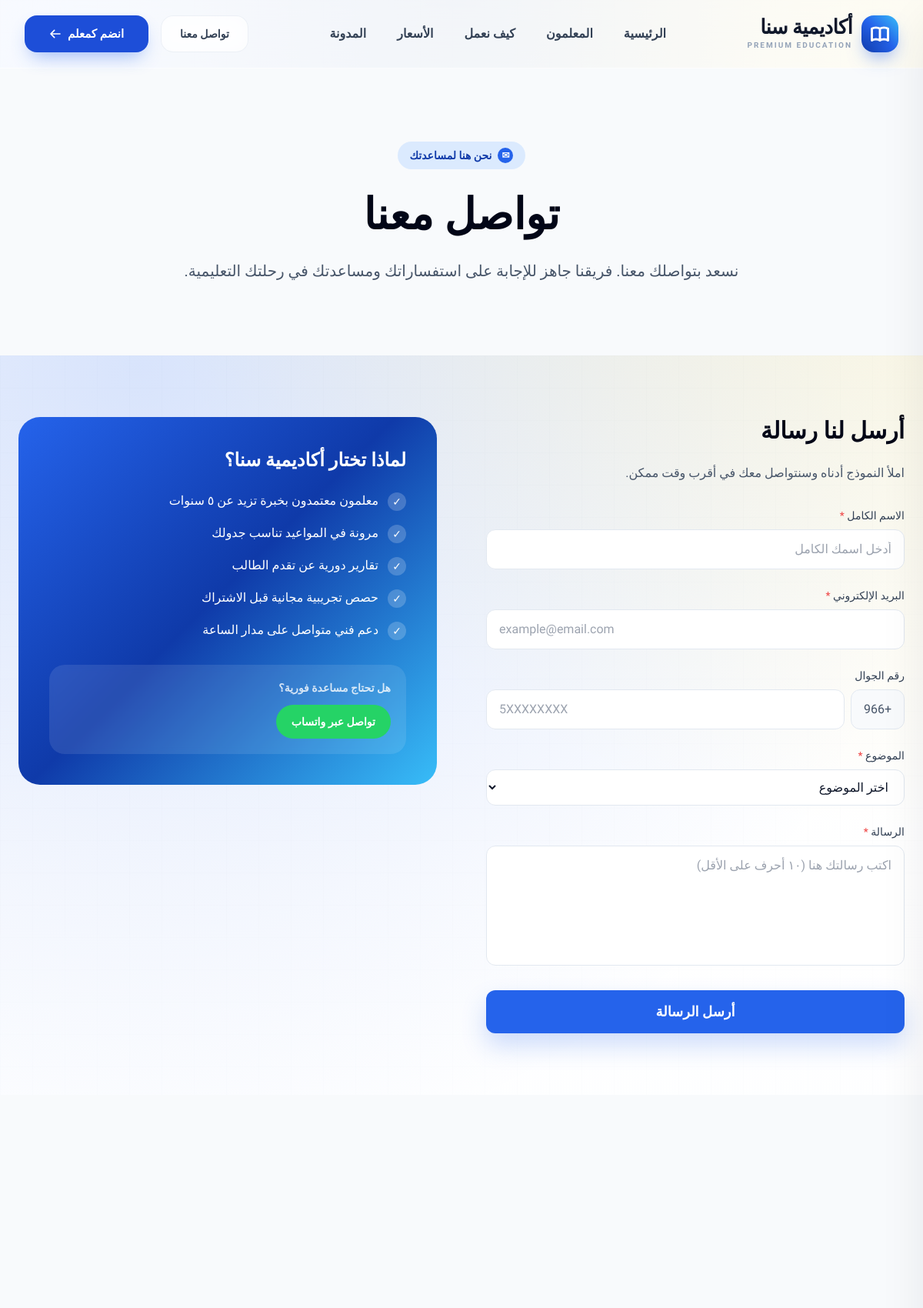
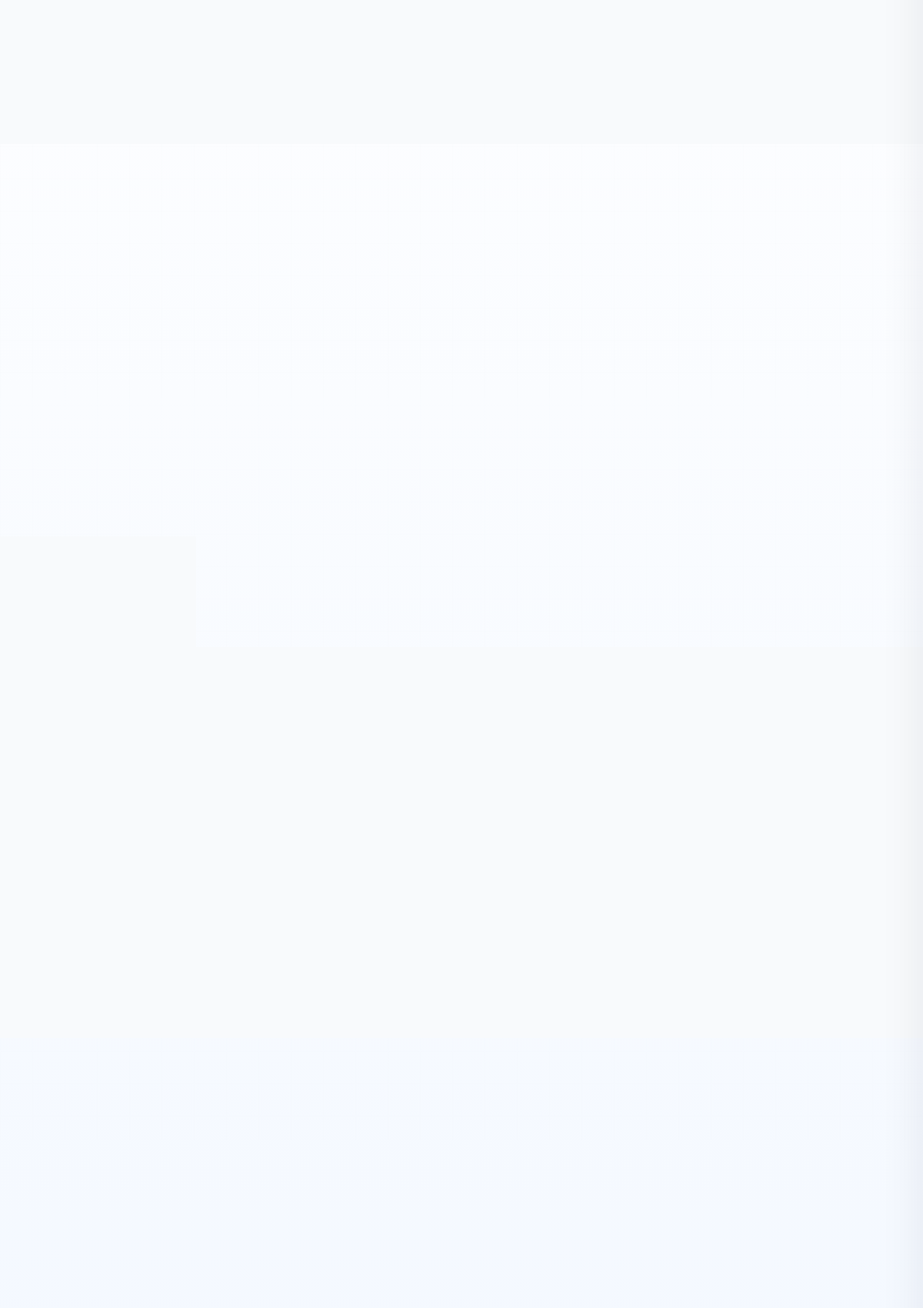
Page /contact/ (upper part) on the committed database (2 pictures, top to bottom).
### apps/main/models.py (models this page shows, shortened)
class SiteSettings(models.Model):
    site_name = models.CharField('اسم الموقع', max_length=100, blank=True, default='Sana Academy')
    site_description = models.TextField('وصف الموقع', blank=True)
    logo = models.ImageField('الشعار', upload_to='site/', blank=True)
    logo_white = models.ImageField('الشعار الأبيض', upload_to='site/', blank=True)
    phone = models.CharField('رقم الهاتف', max_length=20, blank=True)
    email = models.EmailField('البريد الإلكتروني', blank=True)
    whatsapp = models.CharField('واتساب', max_length=20, blank=True)
    address = models.CharField('العنوان', max_length=200, blank=True)
    google_maps_url = models.URLField('رابط خريطة جوجل', blank=True)
    copyright_text = models.CharField('نص حقوق النشر', max_length=200, blank=True)
    accreditation_text = models.TextField('نص الاعتماد', blank=True)
    accreditation_badge = models.ImageField('شارة الاعتماد', upload_to='site/', blank=True)
    class Meta:
        verbose_name = 'إعدادات الموقع'
        verbose_name_plural = 'إعدادات الموقع'

### apps/contact/models.py (models this page shows, shortened)
class ContactPageSettings(SeoModel):
    hero_title = models.CharField('عنوان الهيرو', max_length=200, blank=True)
    hero_subtitle = models.TextField('العنوان الفرعي للهيرو', blank=True)
    class Meta:
        verbose_name = 'إعدادات صفحة التواصل'
        verbose_name_plural = 'إعدادات صفحة التواصل'

class WhyChoosePoint(ActiveOrderedModel):
    text = models.CharField('النص', max_length=300)
    class Meta:
        ordering = ['order', 'id']
        verbose_name = 'سبب الاختيار'
        verbose_name_plural = 'أسباب الاختيار'

### apps/contact/views.py (the view)
# urls.py: path('contact/', views.contact_page, name='contact'),
def contact_page(request):
    if request.method == 'POST':
        form = ContactSubmissionForm(request.POST)
        if form.is_valid():
            submission = form.save(commit=False)
            submission.is_read = False
            submission.save()
            messages.success(request, 'تم إرسال رسالتك بنجاح! سنرد عليك في أقرب وقت ممكن.')
            return redirect('contact:contact')
    else:
        form = ContactSubmissionForm()
    site_contact = SiteSettings.objects.first()
    page_settings = get_singleton_instance(ContactPageSettings)
    context = {
        'page_meta': page_settings,
        'page_settings': page_settings,
        'form': form,
        'why_choose_points': get_active_ordered_queryset(WhyChoosePoint) or [],
        'operating_hours': get_active_ordered_queryset(OperatingHours) or [],
        'contact_faqs': get_active_ordered_queryset(ContactFAQ) or [],
        'site_contact': site_contact,
        'cta': CTABlock.objects.filter(slug='contact-cta', is_active=True).first(),
    }
    return render(request, 'contact.html', context)

### apps/contact/templates/contact.html (shortened to what this page needs)
{% extends 'base.html' %}
{% block content %}
  <main id="page-content" class="pt-[88px]">
    <section class="relative overflow-hidden bg-slate-50 px-4 py-16 md:px-6 md:py-24">
      <div class="mx-auto max-w-[1500px]">
        <div class="animate-on-scroll mx-auto max-w-3xl text-center">
          <div
            class="mb-6 inline-flex items-center gap-2 rounded-full bg-brand-100 px-4 py-2 text-sm font-semibold text-brand-700">
            <span class="inline-flex h-5 w-5 items-center justify-center rounded-full bg-brand-500 text-xs text-white">✉</span>
            نحن هنا لمساعدتك
          </div>
          <h1 class="text-[32px] font-bold leading-tight text-slate-950 md:text-[48px] lg:text-[56px]">
            {{ page_settings.hero_title|default:'تواصل معنا' }}
          </h1>
          <p class="mt-6 text-lg text-slate-600 md:text-xl">
            {{ page_settings.hero_subtitle|default:'نسعد بتواصلك معنا. فريقنا جاهز للإجابة على استفساراتك ومساعدتك في رحلتك التعليمية.' }}
          </p>
        </div>
      </div>
    </section>
    <section class="px-4 py-16 md:px-6 md:py-20">
      <div class="mx-auto max-w-[1500px]">
        <div class="grid gap-12 lg:grid-cols-2 lg:gap-16">
          <div class="animate-on-scroll">
            <h2 class="mb-6 text-2xl font-bold text-slate-950 md:text-3xl">
              أرسل لنا رسالة
            </h2>
            <p class="mb-8 text-slate-600">
              املأ النموذج أدناه وسنتواصل معك في أقرب وقت ممكن.
            </p>
            <form method="post" novalidate class="space-y-6">
              <div>
                <label for="{{ form.full_name.id_for_label }}" class="mb-2 block text-sm font-medium text-slate-700">{{ form.full_name.label }} <span class="text-red-500">*</span></label>
                <input type="text" id="{{ form.full_name.id_for_label }}" name="{{ form.full_name.html_name }}" value="{{ form.full_name.value|default:'' }}"
                  class="w-full rounded-xl border border-slate-200 bg-white px-4 py-3 text-slate-900 transition focus:border-brand-500 focus:outline-none focus:ring-2 focus:ring-brand-500/20"
                  placeholder="أدخل اسمك الكامل" />
              </div>
              <div>
                <label for="{{ form.email.id_for_label }}" class="mb-2 block text-sm font-medium text-slate-700">{{ form.email.label }} <span class="text-red-500">*</span></label>
                <input type="email" id="{{ form.email.id_for_label }}" name="{{ form.email.html_name }}" value="{{ form.email.value|default:'' }}"
                  class="w-full rounded-xl border border-slate-200 bg-white px-4 py-3 text-slate-900 transition focus:border-brand-500 focus:outline-none focus:ring-2 focus:ring-brand-500/20"
                  placeholder="example@email.com" dir="ltr" />
              </div>
              <div>
                <label for="{{ form.phone.id_for_label }}" class="mb-2 block text-sm font-medium text-slate-700">{{ form.phone.label }}</label>
                <div class="flex items-center gap-2">
                  <span
                    class="shrink-0 rounded-xl border border-slate-200 bg-slate-50 px-4 py-3 text-slate-600">+966</span>
                  <input type="tel" id="{{ form.phone.id_for_label }}" name="{{ form.phone.html_name }}" value="{{ form.phone.value|default:'' }}"
                    class="w-full rounded-xl border border-slate-200 bg-white px-4 py-3 text-slate-900 transition focus:border-brand-500 focus:outline-none focus:ring-2 focus:ring-brand-500/20"
                    placeholder="5XXXXXXXX" dir="ltr" />
                </div>
              </div>
              <div>
                <label for="{{ form.subject.id_for_label }}" class="mb-2 block text-sm font-medium text-slate-700">{{ form.subject.label }} <span class="text-red-500">*</span></label>
                <select id="{{ form.subject.id_for_label }}" name="{{ form.subject.html_name }}"
                  class="w-full rounded-xl border border-slate-200 bg-white px-4 py-3 text-slate-900 transition focus:border-brand-500 focus:outline-none focus:ring-2 focus:ring-brand-500/20">
                  <option value="">اختر الموضوع</option>
                </select>
              </div>
              <div>
                <label for="{{ form.message.id_for_label }}" class="mb-2 block text-sm font-medium text-slate-700">{{ form.message.label }} <span class="text-red-500">*</span></label>
                <textarea id="{{ form.message.id_for_label }}" name="{{ form.message.html_name }}" rows="5"
                  class="w-full resize-none rounded-xl border border-slate-200 bg-white px-4 py-3 text-slate-900 transition focus:border-brand-500 focus:outline-none focus:ring-2 focus:ring-brand-500/20"
                  placeholder="اكتب رسالتك هنا (١٠ أحرف على الأقل)">{{ form.message.value|default:'' }}</textarea>
              </div>
              <button type="submit"
                class="inline-flex h-14 w-full items-center justify-center rounded-xl bg-brand-500 px-8 text-lg font-semibold text-white shadow-[0_16px_32px_rgba(37,99,235,0.22)] transition hover:bg-brand-700 focus:outline-none focus:ring-2 focus:ring-brand-500 focus:ring-offset-2">
                أرسل الرسالة
              </button>
            </form>
          </div>
          <div class="animate-on-scroll">
            <div class="rounded-[28px] bg-brand-gradient p-8 text-white md:p-10">
              <h3 class="text-xl font-bold md:text-2xl">
                لماذا تختار أكاديمية سنا؟
              </h3>
              <ul class="mt-6 space-y-4">
                {% for point in why_choose_points %}
                  <li class="flex items-start gap-3">
                    <span class="mt-0.5 inline-flex h-6 w-6 shrink-0 items-center justify-center rounded-full bg-white/20 text-sm">✓</span>
                    <span>{{ point.text }}</span>
                  </li>
                {% endfor %}
              </ul>
              <div class="mt-8 rounded-[20px] bg-white/10 p-5 backdrop-blur-sm">
                <p class="text-sm font-semibold text-white/80">
                  هل تحتاج مساعدة فورية؟
                </p>
                <a href="https://wa.me/{{ site_contact.whatsapp|default:'966500000000' }}"
                  class="mt-3 inline-flex items-center gap-2 rounded-full bg-[#25D366] px-5 py-3 text-sm font-semibold text-white transition hover:bg-[#128c47]">
                  تواصل عبر واتساب
                </a>
              </div>
            </div>
          </div>
        </div>
      </div>
    </section>
    <section class="bg-slate-50 px-4 py-16 md:px-6 md:py-20">
      <div class="mx-auto max-w-[1500px]">
        <div class="grid gap-4 sm:grid-cols-2 lg:grid-cols-4">
        </div>
      </div>
    </section>
    <section class="px-4 py-16 md:px-6 md:py-20">
      <div class="mx-auto max-w-[1500px]">
      </div>
    </section>
    <section class="bg-slate-50 px-4 py-16 md:px-6 md:py-20">
      <div class="mx-auto max-w-[1500px]">
        <div class="mx-auto max-w-3xl space-y-3" data-accordion>
        </div>
      </div>
    </section>
    <section class="px-4 py-16 md:px-6 md:py-20">
      <div class="mx-auto max-w-[1500px]">
      </div>
    </section>
  </main>
{% endblock content %}

### apps/templates/base.html (shortened to what this page needs)
{% load static %}
<!doctype html>
<html dir="rtl" lang="ar">
<head>
    <link rel="stylesheet" href="{% static 'css/output.css' %}" />
    <link rel="stylesheet" href="{% static 'css/custom.css' %}" />
</head>
<body class="font-arabic bg-white text-slate-900 leading-relaxed antialiased overflow-x-hidden">
    <header data-site-header class="fixed inset-x-0 top-0 z-50 border-b border-white/40 bg-white/70 backdrop-blur-2xl transition-all duration-500">
        <div class="mx-auto max-w-[1500px] px-4 md:px-8">
            <div class="flex h-[88px] items-center justify-between gap-6">
                <a class="group relative flex items-center gap-3 transition-transform duration-300 hover:scale-[1.02]" href="{% url 'main:home' %}" aria-label="{{ site_settings.site_name|default:'Sana Academy' }}">
                    <div class="relative flex h-12 w-12 shrink-0 items-center justify-center rounded-[16px] bg-gradient-to-tr from-brand-700 via-brand-500 to-[#38bdf8] shadow-[0_12px_24px_-8px_rgba(37,99,235,0.6)]">
                    </div>
                    <div class="flex flex-col justify-center">
                        <span class="text-[26px] font-black tracking-tight text-slate-900 drop-shadow-sm leading-none" style="font-family: &quot;Outfit&quot;, system-ui, sans-serif">
                            {{ site_settings.site_name|default:'Sana' }}
                        </span>
                        <span class="mt-1 text-[10px] uppercase tracking-[0.2em] font-bold text-slate-400">Premium Education</span>
                    </div>
                </a>
                <nav class="hidden flex-1 items-center justify-center lg:flex">
                    <ul class="flex items-center gap-10">
                        <li><a data-nav-link data-nav-type="desktop" class="group relative py-2 text-base font-semibold text-slate-700 transition hover:text-brand-600" href="{% url 'main:home' %}">الرئيسية</a></li>
                        <li><a data-nav-link data-nav-type="desktop" class="group relative py-2 text-base font-semibold text-slate-700 transition hover:text-brand-600" href="{% url 'teacher:list' %}">المعلمون</a></li>
                        <li><a data-nav-link data-nav-type="desktop" class="group relative py-2 text-base font-semibold text-slate-700 transition hover:text-brand-600" href="{% url 'about:how_it_works' %}">كيف نعمل</a></li>
                        <li><a data-nav-link data-nav-type="desktop" class="group relative py-2 text-base font-semibold text-slate-700 transition hover:text-brand-600" href="{% url 'price:pricing' %}">الأسعار</a></li>
                        <li><a data-nav-link data-nav-type="desktop" class="group relative py-2 text-base font-semibold text-slate-700 transition hover:text-brand-600" href="{% url 'blogs:list' %}">المدونة</a></li>
                    </ul>
                </nav>
                <div class="flex items-center justify-end gap-4">
                    <a class="hidden h-12 items-center justify-center rounded-2xl border border-slate-200/60 bg-white/50 px-6 text-sm font-bold text-slate-700 backdrop-blur-md transition-all duration-300 hover:border-brand-400 hover:bg-white hover:text-brand-600 hover:shadow-[0_8px_20px_-6px_rgba(0,0,0,0.1)] md:inline-flex" href="{% url 'contact:contact' %}">
                        تواصل معنا
                    </a>
                    <a class="group relative hidden h-12 items-center justify-center overflow-hidden rounded-2xl bg-brand-600 px-8 text-[15px] font-bold text-white shadow-[0_12px_24px_-8px_rgba(37,99,235,0.45)] transition-all duration-300 hover:scale-[1.03] hover:bg-brand-700 md:inline-flex" href="{% url 'teacher:apply' %}">
                        <span class="relative z-10 flex items-center gap-2">
                            انضم كمعلم
                            <svg class="h-4 w-4 transition-transform duration-300 group-hover:-translate-x-1" fill="none" viewBox="0 0 24 24" stroke="currentColor">
                                <path stroke-linecap="round" stroke-linejoin="round" stroke-width="2.5" d="M10 19l-7-7m0 0l7-7m-7 7h18" />
                            </svg>
                        </span>
                    </a>
                </div>
            </div>
        </div>
    </header>
    {% block content %}{% endblock %}
</body>
</html>

### rows in the picture
SiteSettings: site_name "أكاديمية سنا"
ContactPageSettings: hero_title "تواصل معنا", hero_subtitle "نسعد بتواصلك معنا. فريقنا جاهز للإجابة على استفساراتك ومساعدتك في رحلتك التعليمية."
WhyChoosePoint: text "معلمون معتمدون بخبرة تزيد عن ٥ سنوات"
WhyChoosePoint: text "مرونة في المواعيد تناسب جدولك"
WhyChoosePoint: text "تقارير دورية عن تقدم الطالب"
WhyChoosePoint: text "حصص تجريبية مجانية قبل الاشتراك"
WhyChoosePoint: text "دعم فني متواصل على مدار الساعة"
